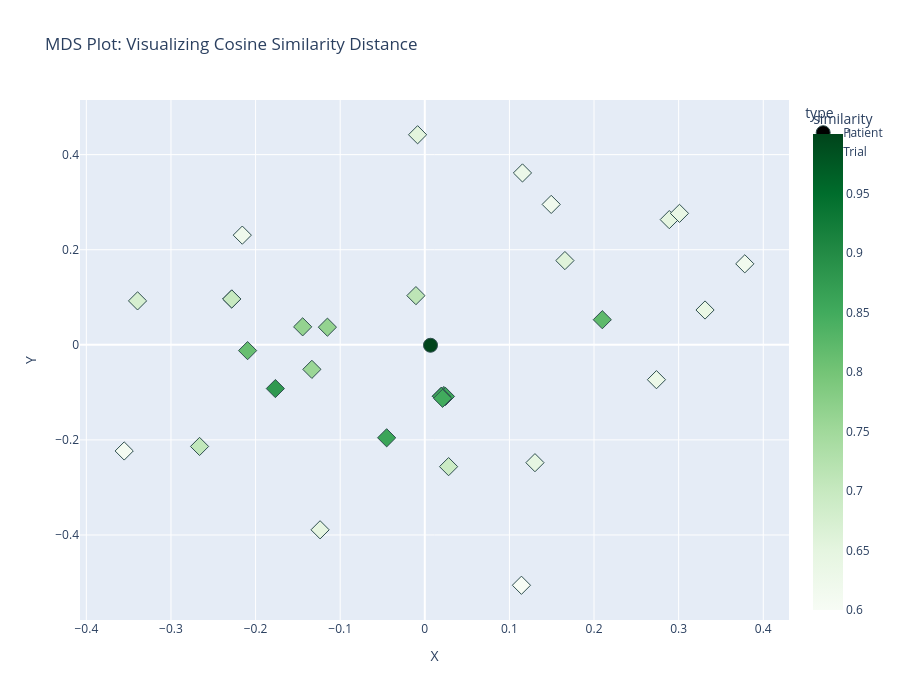

The cell this chart's notebook holds for it:
### Code cell
import plotly.express as px
from sklearn.manifold import MDS
from sklearn.metrics.pairwise import cosine_distances

# 1. Define specific trials to include and filter range
top_ids = ["NCT05978401", "NCT06685653", "NCT05652868"]
mask_ids = trial_df['nct_id'].isin(top_ids)
mask_range = trial_df['similarity'] >= 0.6

# 2. Combine specific trials with a random sample from the >=0.6 range
specific_trials = trial_df[mask_ids].copy()
remaining_pool = trial_df[mask_range & ~mask_ids]
random_sample = remaining_pool.sample(min(len(remaining_pool), 20))

sampled_trials = pd.concat([specific_trials, random_sample]).sort_values('similarity', ascending=False)

# 3. Prepare data for MDS
all_embeddings = np.vstack([
    target_patient_emb.reshape(1, -1), 
    np.stack(sampled_trials['embedding'].values)
])

# Calculate pairwise Cosine Distance (1 - Similarity)
dist_matrix = cosine_distances(all_embeddings)

# 4. Run MDS (Multidimensional Scaling)
# MDS attempts to place points such that 2D distances match original pairwise distances
mds = MDS(n_components=2, dissimilarity='precomputed', random_state=42, normalized_stress='auto')
coords = mds.fit_transform(dist_matrix)

# 5. Create a DataFrame for Plotting
plot_df = pd.DataFrame(coords, columns=['X', 'Y'])
plot_df['type'] = ['Patient'] + ['Trial'] * len(sampled_trials)
plot_df['similarity'] = [1.0] + sampled_trials['similarity'].tolist()
plot_df['title'] = ['Patient Summary'] + sampled_trials['title'].tolist()
plot_df['nct_id'] = ['N/A'] + sampled_trials['nct_id'].tolist()
plot_df['summary'] = [pats_df.iloc[9]['patient_summary']] + sampled_trials['this_space'].tolist()

# 6. Plot with Plotly
fig = px.scatter(
    plot_df, 
    x='X', 
    y='Y', 
    color='similarity', 
    symbol='type',
    hover_data=['title', 'nct_id', 'summary'],
    title='MDS Plot: Visualizing Cosine Similarity Distance',
    color_continuous_scale='Greens', 
    range_color=[0.6, 1.0],
    width=900,
    height=700
)

fig.update_traces(marker=dict(size=14, line=dict(width=1, color='DarkSlateGrey')))
fig.show()

### Figure 1 — Plotly figure (JSON) as saved in the notebook; plotly's stock layout.template omitted (floating-point values rounded to 4 significant figures)
{"data": [{"customdata": [["Patient Summary", "N/A", "Age: 60  \nSex: Male  \n\nCancer type: Non‑small cell lung cancer (NSCLC) – Adenocarcinoma, primary site left upper lobe  \n\nHistology: Moderately differentiated adenocarcinoma (predominantly acinar/tubular with focal lepidic)  \n\nCurrent extent: Metastatic (Stage IV, cT2a N2 M1c) – active extrathoracic disease includes adrenal, hepatic, osseous (L3 vertebra, left iliac bone) and pleural metastases; solitary left frontal brain metastasis treated with whole‑brain radiation and currently stable  \n\nBiomarkers:  \n• PD‑L1 TPS = 20 % (22C3)  \n• KRAS G12C mutation (exon 2)  \n• MET amplification (~8 copy number)  \n• TP53 R175H missense mutation  \n• STK11 loss  \n• CDKN2A homozygous deletion  \n• Low‑level PTEN loss  \n• EGFR wild‑type (no sensitising mutations)  \n• Intermediate tumor mutational burden (reported)  \n\nTreatment history:  \n# 3/2017 – ~7/2017: Platinum doublet – carboplatin AUC 5 plus pemetrexed 500 mg/m² IV q21 days (≈4 cycles). Best response: partial response of primary lung lesion (≈25 % decrease) but intracranial progression. Toxicities: Grade 3 neutropenia (managed with filgrastim).  \n# 8/2017 – early 2018: Docetaxel 75 mg/m² IV q21 days (later dose‑reduced to 60 mg/m² because of Grade 2 peripheral neuropathy). Received at least 3 cycles (documented third cycle 9/27/2017) and continued through early 2018 (total ≤6 cycles). Best response: extracranial disease stable; brain lesion continued to enlarge. Toxicities: peripheral neuropathy, managed with duloxetine/gabapentin.  \n# 12/2017 – 31/12/2017: Whole‑brain radiation therapy – 30 Gy in 10 fractions (delivered over two weeks). Completed late December 2017. Outcome: post‑therapy MRI showed stable treated lesion (size ~1.1 cm). Side effects: Grade 1 acute scalp dermatitis (resolved).  \n# Early 2018 (≈1/2018 – ~2/2018): Off‑label osimertinib 80 mg PO daily (clinical trial). Discontinued after ~4 weeks due to Grade 3 QTc prolongation (QTc ≈ 495 ms). QTc returned toward baseline (≈470 ms).  \n# Throughout 2018–mid 2019: Supportive care – prophylactic trimethoprim‑ sulfamethoxazole, filgrastim/pegfilgrastim as needed, management of hypertension and hyperlipidaemia.  \n# 6/2019 onward: No anticancer systemic therapy (all standard and experimental lines exhausted). Continued observation and symptom-directed care (thoracenteses for malignant pleural effusion).  \n\n"]], "hovertemplate": "type=Patient<br>X=%{x}<br>Y=%{y}<br>title=%{customdata[0]}<br>nct_id=%{customdata[1]}<br>summary=%{customdata[2]}<br>similarity=%{marker.color}<extra></extra>", "legendgroup": "Patient", "marker": {"color": [1.0], "coloraxis": "coloraxis", "line": {"color": "DarkSlateGrey", "width": 1}, "size": 14, "symbol": "circle"}, "mode": "markers", "name": "Patient", "orientation": "v", "showlegend": true, "type": "scatter", "x": [0.006726], "xaxis": "x", "y": [-0.0009583], "yaxis": "y"}, {"customdata": [["Safety, Tolerability, and Efficacy of GLS-012 and GLS-010 in Patients With Advanced Non-Small Cell Lung Cancer", "NCT05978401", "Age range allowed: 18-75 years. Sex allowed: All. Cancer type allowed: non‑small cell lung cancer. Histology allowed: non‑squamous. Cancer burden allowed: advanced (stage IIIB/IV) disease with at least one measurable extracranial lesion and no known central nervous system metastasis. Prior treatment required: NA. Prior treatment excluded: anti‑LAG‑3 antibody therapy; history of severe immunotherapy‑related toxicity to anti‑checkpoint inhibitor agents; prior grade ≥ 3 immune‑related adverse events not resolved to grade ≤ 1. Biomarkers required: Absence of identified oncogenic driver mutations (e.g., EGFR, ALK, ROS1, RET, MET exon 14 skipping, BRAFTV600E, KRAS G12C). Biomarkers excluded: NA."], ["Personalized Neoantigen MRNA Vaccine Combined with Adebrelimab in Non-Small Cell Lung Cancer Patients", "NCT06685653", "Age range allowed: 18-75 years. Sex allowed: Male and Female. Cancer type allowed: non‑small cell lung cancer. Histology allowed: any non‑small cell lung cancer histology. Cancer burden allowed: Unresectable locally advanced disease or recurrent/metastatic disease with at least one measurable solid tumour lesion per RECIST 1.1. Prior treatment required: Documented disease progression during or after first‑line platinum‑based chemotherapy (± concomitant immune checkpoint inhibition). Prior treatment excluded: Immune cell therapies or therapeutic tumour vaccines administered at any time. Biomarkers required: NA. Biomarkers excluded: Epidermal growth factor receptor activating mutation **or** Anaplastic lymphoma kinase rearrangement (other guideline‑approved driver alterations similarly excluded)."], ["Clinical Study of Antibody-Drug Conjugate MYTX-011 in Subjects With Non-Small Cell Lung Cancer", "NCT05652868", "Age range allowed: NA. Sex allowed: Both. Cancer type allowed: non small cell lung cancer. Histology allowed: non squamous non small cell lung carcinoma. Cancer burden allowed: locally advanced, recurrent, or metastatic disease not suitable for curative therapy. Prior treatment required: progression on at least 1 line of prior systemic therapy in the locally advanced/metastatic setting. Prior treatment excluded: NA. Biomarkers required: EGFR wild-type and high cMET expression by immunohistochemistry. Biomarkers excluded: NA."], ["Clinical Study of Antibody-Drug Conjugate MYTX-011 in Subjects With Non-Small Cell Lung Cancer", "NCT05652868", "Age range allowed: NA. Sex allowed: Both. Cancer type allowed: non small cell lung cancer. Histology allowed: non squamous or adenosquamous non small cell lung carcinoma. Cancer burden allowed: locally advanced, recurrent, or metastatic disease not suitable for curative therapy. Prior treatment required: progression on at least 1 line of prior systemic therapy in the locally advanced/metastatic setting. Prior treatment excluded: NA. Biomarkers required: EGFR wild-type and ultra low cMET expression by immunohistochemistry (does not meet criteria for higher expressions). Biomarkers excluded: NA."], ["Clinical Study of Antibody-Drug Conjugate MYTX-011 in Subjects With Non-Small Cell Lung Cancer", "NCT05652868", "Age range allowed: NA. Sex allowed: Both. Cancer type allowed: non small cell lung cancer. Histology allowed: non squamous non small cell lung carcinoma. Cancer burden allowed: locally advanced, recurrent, or metastatic disease not suitable for curative therapy. Prior treatment required: progression on at least 1 line of prior systemic therapy in the locally advanced/metastatic setting. Prior treatment excluded: NA. Biomarkers required: EGFR wild-type and intermediate cMET expression by immunohistochemistry. Biomarkers excluded: NA."], ["Clinical Study of Antibody-Drug Conjugate MYTX-011 in Subjects With Non-Small Cell Lung Cancer", "NCT05652868", "Age range allowed: NA. Sex allowed: Both. Cancer type allowed: non small cell lung cancer. Histology allowed: non squamous non small cell lung carcinoma. Cancer burden allowed: locally advanced, recurrent, or metastatic disease not suitable for curative therapy. Prior treatment required: progression on at least 1 line of prior systemic therapy in the locally advanced/metastatic setting. Prior treatment excluded: NA. Biomarkers required: EGFR wild-type and intermediate cMET expression by immunohistochemistry. Biomarkers excluded: NA."], ["Clinical Study of Antibody-Drug Conjugate MYTX-011 in Subjects With Non-Small Cell Lung Cancer", "NCT05652868", "Age range allowed: NA. Sex allowed: Both. Cancer type allowed: non small cell lung cancer. Histology allowed: non squamous or adenosquamous non small cell lung carcinoma. Cancer burden allowed: locally advanced, recurrent, or metastatic disease not suitable for curative therapy. Prior treatment required: progression on at least 1 line of prior systemic therapy in the locally advanced/metastatic setting. Prior treatment excluded: NA. Biomarkers required: EGFR wild-type and low cMET expression by immunohistochemistry (does not meet criteria for high or intermediate expression). Biomarkers excluded: NA."], ["Leflunomide or Combination of MEK Inhibitor and Hydroxychloroquine for Refractory Patients With RAS Mutations", "NCT06229340", "Age range allowed: 18-85 years. Sex allowed: both males and females (females must not be pregnant or nursing). Cancer type allowed: any solid tumor. Histology allowed: any histology confirming metastatic disease. Cancer burden allowed: stage IV metastatic disease with documented radiographic progression per RECIST 1.1 (patients with asymptomatic newly diagnosed or progressing brain metastases are permissible). Prior treatment required: at least three prior lines of standard systemic anticancer therapy. Prior treatment excluded: NA. Biomarkers required: documented KRAS, NRAS, or HRAS mutation in tumor tissue determined within the preceding 5 years. Biomarkers excluded: NA."], ["Surufatinib Combined With Tislelizumab in Advanced Lung Cancer With Neuroendocrine Differentiation", "NCT06414915", "Age range allowed: NA. Sex allowed: Both. Cancer type allowed: Non‑small cell lung cancer. Histology allowed: Any non‑small cell lung cancer histology. Cancer burden allowed: Unresectable stage IIIB‑IV disease with at least one measurable lesion per RECIST v1.1. Prior treatment required: Eligibility for first‑line single‑agent immunotherapy **or** documented progression after first‑line standard therapy. Prior treatment excluded: Prior anti‑VEGF/VEGFR‑targeted therapy and prior anti‑PD‑(L)1 antibody. Biomarkers required: CD56⁺ or Chromogranin A⁺ or Synaptophysin⁺. Biomarkers excluded: NA."], ["First in Human Study of EMB-07 in Locally Advanced/Metastatic Solid Tumors or Relapse/Refractory Lymphoma", "NCT05607498", "Age range allowed: ≥18 years. Sex allowed: All sexes. Cancer type allowed: Lung cancer. Histology allowed: Adenocarcinoma of the lung. Cancer burden allowed: Locally advanced unresectable or metastatic disease with measurable/evaluable disease per RECIST version 1.1. Prior treatment required: NA. Prior treatment excluded: Prior exposure to any ROR1‑targeted agent. Biomarkers required: NA. Biomarkers excluded: NA."], ["MOv19-BBz CAR T Cells in FRa+ Cancers", "NCT07116057", "Age range allowed: >= 18 years. Sex allowed: male and female. Cancer type allowed: non small cell lung cancer. Histology allowed: lung adenocarcinoma. Cancer burden allowed: metastatic or recurrent disease with cytologically/pathologically proven malignant pleural effusion; asymptomatic treated central nervous system metastases allowable if off steroids, no current CNS treatment, no progressive lesions on MRI, and no leptomeningeal disease or spinal cord compression. Prior treatment required: at least one prior line of standard‐of‑care systemic therapy for advanced disease. Prior treatment excluded: NA. Biomarkers required: follicate receptor α positive (Immunohistochemistry ≥ 10% of tumour cells) on archival tumour sample evaluated at designated laboratory. Biomarkers excluded: NA."], ["A Study of SGN-CEACAM5C in Adults With Advanced Solid Tumors", "NCT06131840", "Age range allowed: ≥18 years. Sex allowed: All. Cancer type allowed: non‑small cell lung cancer. Histology allowed: non‑small cell lung carcinoma. Cancer burden allowed: metastatic or unresectable solid tumor. Prior treatment required: NA. Prior treatment excluded: NA. Biomarkers required: NA. Biomarkers excluded: NA."], ["Papaverine and Stereotactic Body Radiotherapy (SBRT) for Non Small Cell Lung Cancer (NSCLC) or Lung Metastases", "NCT03824327", "Age range allowed: NA. Sex allowed: All. Cancer type allowed: lung metastasis from solid tumor. Histology allowed: metastatic solid tumor adenocarcinoma/carcinoma (unspecified primary). Cancer burden allowed: Single metastatic lung lesion measuring ≤5 cm suitable for stereotactic body radiotherapy without prior overlapping radiation fields. Prior treatment required: NA. Prior treatment excluded: NA. Biomarkers required: NA. Biomarkers excluded: NA."], ["Safety, Tolerability, and Efficacy of GLS-012 and GLS-010 in Patients With Advanced Non-Small Cell Lung Cancer", "NCT05978401", "Age range allowed: 18-75 years. Sex allowed: All. Cancer type allowed: non‑small cell lung cancer. Histology allowed: squamous. Cancer burden allowed: advanced (stage IIIB/IV) disease with at least one measurable extracranial lesion and no known central nervous system metastasis. Prior treatment required: NA. Prior treatment excluded: anti‑LAG‑3 antibody therapy; history of severe immunotherapy‑related toxicity to anti‑checkpoint inhibitor agents; prior grade ≥ 3 immune‑related adverse events not resolved to grade ≤ 1. Biomarkers required: Absence of identified oncogenic driver mutations (e.g., EGFR, ALK, ROS1, RET, MET exon 14 skipping, BRAF V600E, KRAS G12C). Biomarkers excluded: NA."], ["Clinical Study of Antibody-Drug Conjugate MYTX-011 in Subjects With Non-Small Cell Lung Cancer", "NCT05652868", "Age range allowed: NA. Sex allowed: Both. Cancer type allowed: non small cell lung cancer. Histology allowed: any non small cell lung carcinoma. Cancer burden allowed: locally advanced, recurrent, or metastatic disease not suitable for curative therapy. Prior treatment required: progression on at least 1 and no more than 3 lines of prior systemic therapy in the locally advanced/metastatic setting. Prior treatment excluded: NA. Biomarkers required: actionable epidermal growth factor receptor mutation and high or intermediate cMET expression by immunohistochemistry. Biomarkers excluded: NA."], ["Clinical Study of Antibody-Drug Conjugate MYTX-011 in Subjects With Non-Small Cell Lung Cancer", "NCT05652868", "Age range allowed: NA. Sex allowed: Both. Cancer type allowed: non small cell lung cancer. Histology allowed: any non small cell lung carcinoma. Cancer burden allowed: locally advanced, recurrent, or metastatic disease not suitable for curative therapy. Prior treatment required: progression on at least 1 and no more than 3 lines of prior systemic therapy in the locally advanced/metastatic setting. Prior treatment excluded: NA. Biomarkers required: actionable epidermal growth factor receptor mutation and high or intermediate cMET expression by immunohistochemistry. Biomarkers excluded: NA."], ["Clinical Study of Antibody-Drug Conjugate MYTX-011 in Subjects With Non-Small Cell Lung Cancer", "NCT05652868", "Age range allowed: NA. Sex allowed: Both. Cancer type allowed: non small cell lung cancer. Histology allowed: squamous non small cell lung carcinoma. Cancer burden allowed: locally advanced, recurrent, or metastatic disease not suitable for curative therapy. Prior treatment required: progression on at least 1 line of prior systemic therapy in the locally advanced/metastatic setting. Prior treatment excluded: NA. Biomarkers required: EGFR wild-type and any cMET expression by immunohistochemistry. Biomarkers excluded: NA."], ["APG-2449 in Patients With Advanced Solid Tumors", "NCT03917043", "Age range allowed: NA. Sex allowed: Both. Cancer type allowed: non small cell lung carcinoma. Histology allowed: non small cell lung carcinoma. Cancer burden allowed: Advanced or metastatic disease with at least one measurable lesion according to RECIST v1.1. Prior treatment required: Prior therapy with anaplastic lymphoma kinase or ros one receptor tyrosine kinase inhibitor (second‑generation alkylating inhibitor, ros·1 inhibitor, or third‑generation alka‐inhibitor such as lorlatinib) resulting in disease progression or intolerance. Prior treatment excluded: NA. Biomarkers required: ALK gene fusion positive or ROS1 gene fusion positive and phosphorylated focal adhesion kinase expression ≥ 10 % (as determined centrally). Biomarkers excluded: NA."], ["Effect of Olanzapine on Opioid Craving and Misuse Among Patients Receiving Opioids for Cancer-related Pain: A Pilot Double-Blind, Randomized Control Trial", "NCT06200181", "Age range allowed: ≥18 years. Sex allowed: Male and Female. Cancer type allowed: Any cancer. Histology allowed: Any histology. Cancer burden allowed: Diagnosed cancer pain requiring opioid therapy. Prior treatment required: Continuous opioid therapy for ≥7 days and active opioid use within the most recent 7 days. Prior treatment excluded: Current use of any antipsychotic medication. Biomarkers required: NA. Biomarkers excluded: NA."], ["A Phase I/II Study of Regorafenib Plus Avelumab in Solid Tumors", "NCT03475953", "Age range allowed: ≥ 18 years. Sex allowed: Both. Cancer type allowed: Hepatobiliary malignancy (cholangiocarcinoma, gallbladder carcinoma, hepatocellular carcinoma). Histology allowed: Carcinomas arising in biliary tree or liver. Cancer burden allowed: Advanced un resecat ble or metastatic disease. Prior treatment required: Minimum of one prior line of systemic therapy. Prior treatment excluded: Prior treatment with Avelumab or Regorofen ib; any prior anti‑PD‑1/L1/L2/CD137/CTLA‑4 antibody. Biomarkers required: For hepatocellular carcinoma – Child‑Pugh Class A liver function. Biomarkers excluded: None."], ["CD70-Targeted CAR-T Therapy in CD70-Positive Advanced Solid Tumors", "NCT07181720", "Age range allowed: ≥18 years. Sex allowed: Male and Female. Cancer type allowed: Solid tumors. Histology allowed: Any histology. Cancer burden allowed: Advanced or metastatic disease. Prior treatment required: Failure or intolerance to at least one standard second‑line therapy (tyrosine kinase inhibitor or poly adenosine diphosphate‑ribose polymerase inhibitor or anti‑angiogenic therapy) or disease progression/not tolerated surgery, chemotherapy, radiotherapy, or targeted therapy. Prior treatment excluded: Anti‑CD70 therapy. Biomarkers required: CD70‑positive tumor (IHC 3+ score) [assessment planned during screening]. Biomarkers excluded: NA."], ["PROPHET Study: ctDNA-Guided Personalized Induction Immunochemotherapy for NSCLC", "NCT06977074", "Age range allowed: NA. Sex allowed: both sexes. Cancer type allowed: non small cell lung cancer. Histology allowed: non squamous. Cancer burden allowed: stage IIA to stage IIIB resectable disease. Prior treatment required: NA. Prior treatment excluded: prior anti‑PD‑1 therapy or prior anti‑PD‑L1 therapy or prior CTLA‑4 therapy. Biomarkers required: epidermal growth factor receptor wild‑type and anaplastic lymphoma kinase wild‑type. Biomarkers excluded: NA."], ["A Study Comparing BL-B01D1 With Docetaxel in Patients With Unresectable Locally Advanced or Metastatic EGFR Wild-type Non-small Cell Lung Cancer", "NCT06382129", "Age range allowed: ≥18 years. Sex allowed: Male and Female. Cancer type allowed: non‑small cell lung cancer. Histology allowed: any non‑small cell lung carcinoma histology (excluding small cell or mixed small‑cell/neuroendocrine components). Cancer burden allowed: locally advanced unresectable disease or metastatic disease. Prior treatment required: documented prior anti‑Programmed Death Receptor‑1/Programmed Death Ligand‑1 monoclonal antibody therapy **and** prior platinum‑based chemotherapy (failure of both indicated). Prior treatment excluded: previous antibody‑drug conjugates incorporating topoisomerase I inhibiting payloads; previous antibodies or antibody‑drug conjugates directed against Epidermal Growth Factor Receptor or HER3. Biomarkers required: EGFR wild‑type status verified by tumor genetic testing (archival or fresh specimen permitted). Biomarkers excluded: EGFR L858R mutation or EGFR exon 19 deletion or EGFR T790M mutation."], ["A Clinical Study of Anti-CD70 UCAR-T in Relapsed or Refractory Solid Tumors", "NCT06383507", "Age range allowed: >=18 years. Sex allowed: Both. Cancer type allowed: solid tumor. Histology allowed: any histology. Cancer burden allowed: advanced or metastatic disease with at least one measurable lesion per RECIST version 1.1. Prior treatment required: failure of at least two prior systemic anticancer regimens for the current disease. Prior treatment excluded: prior anti‑CD70 therapy. Biomarkers required: CD70 positive (Immunohistochemistry intensity 2+ confirmed on tumor tissue). Biomarkers excluded: NA."], ["A Clinical Study to Evaluate the Safety, Tolerability, and Efficacy of QLC1101 in Combination With Other Therapies in the Treatment of Patients With Advanced Solid Tumors Harboring a KRAS G12D Mutation", "NCT06949761", "Age range allowed: NA. Sex allowed: All. Cancer type allowed: Solid tumor. Histology allowed: Any. Cancer burden allowed: Metastatic or unresectable disease. Prior treatment required: Failure of, intolerance to, unavailability of, or refusal of standard therapy for the patient's tumor type. Prior treatment excluded: Previous receipt of KRAS G12D–targeted inhibitors. Biomarkers required: Somatic KRAS G12D mutation (assessment performed at screening). Biomarkers excluded: NA."], ["Clinical Study of CVL006 Injection in Advanced Solid Tumors", "NCT06621615", "Age range allowed: 18-75 years. Sex allowed: Both. Cancer type allowed: Solid tumour with high tumor mutational burden. Histology allowed: Solid tumour with high tumor mutational burden. Cancer burden allowed: Locally advanced, recurrent, or metastatic disease. Prior treatment required: NA. Prior treatment excluded: NA. Biomarkers required: Tumor mutational burden‑High. Biomarkers excluded: NA."], ["NY-ESO-1-redirected T Cells in Patients With Advanced Melanoma and Sarcoma", "NCT06889766", "Age range allowed: ≥ 18 years. Sex allowed: Male and Female. Cancer type allowed: Sarcoma. Histology allowed: Any sarcoma. Cancer burden allowed: Advanced or metastatic disease. Prior treatment required: At least one line of standard therapy. Prior treatment excluded: NA. Biomarkers required: NY‑ESO‑1 positive (≥1⁺ staining in ≥50 % of tumor) and (HLA‑A*0201 positive or HLA‑A*0205 positive). Biomarkers excluded: NA."], ["Sacituzumab Tirumotecan (MK-2870) Versus Chemotherapy in Previously Treated Advanced or Metastatic Nonsquamous Non-small Cell Lung Cancer (NSCLC) With EGFR Mutations or Other Genomic Alterations (MK-2870-004)", "NCT06074588", "Age range allowed: ≥18 years. Sex allowed: both. Cancer type allowed: non‑small cell lung cancer. Histology allowed: non‑squamous. Cancer burden allowed: advanced (unresectable stage III) or metastatic disease. Prior treatment required: 1–2 prior lines of epidermal growth factor receptor tyrosine kinase inhibitor and 1 prior platinum‑based chemotherapy regimen after progression on EGFR TKI. Prior treatment excluded: prior Trop2‑targeted antibody‑drug conjugate; prior topoisomerase I‑containing antibody‑drug conjugate. Biomarkers required: EGFR exon 20 S768I point mutation. Biomarkers excluded: EGFR T790M mutation without prior third‑generation EGFR T KI."], ["A Clinical Study to Evaluate the Safety and Tolerability of AWT020 in Patients With Advanced Malignancies", "NCT06839105", "Age range allowed: ≥18 years. Sex allowed: Male and Female. Cancer type allowed: Various other advanced solid malignancies. Histology allowed: Histologically or cytologically confirmed malignant tumour of any tissue lineage. Cancer burden allowed: Advanced disease (unresectable or metastatic). Prior treatment required: Failure of, intolerance to, or lack of available standard treatment options. Prior treatment excluded: NA. Biomarkers required: NA. Biomarkers excluded: NA."], ["IP rmhTNF-NC + Tislelizumab + Palliat RT for GIT Tumor Malignant Ascites After Failed Std Tx", "NCT07196540", "Age range allowed: ≥ 18 years. Sex allowed: Male and Female. Cancer type allowed: Digestive system cancer (any primary site within the gastrointestinal tract, including oesophageal, gastric, duodenal, jejunal, ileal, colorectal, hepatic, pancreatobiliary origins). Histology allowed: NA. Cancer burden allowed: Large‑volume peritoneal metastatic lesions requiring palliation (abdominal mass long axis ≥ 5 cm or invasion of abdominal wall/intraperitoneal muscle) **and** moderate or greater malignant ascites (ascitic fluid depth ≥ 3 cm on supine US with associated symptomatic dyspnoea/distention/pain). Prior treatment required: None specifically mandated (patients may be receiving their first intraperitoneal therapy or may have progressed after prior intraperitoneal chemotherapy/biological response modifier). Prior treatment excluded: Prior exposure to tumour necrosis factor (TNF) or any TNF‑derived agent. Biomarkers required: NA. Biomarkers excluded: NA."], ["Recombinant Human Endostatin Combined With Envafolimab and Synchronal Radiochemotherapy", "NCT06279754", "Age range allowed: 18-70 years. Sex allowed: both. Cancer type allowed: non‑small cell lung cancer. Histology allowed: squamous. Cancer burden allowed: locally advanced unresectable stage III (American Joint Commission on Cancer 8th edition), at least one measurable lesion per RECIST 1.1, Eastern Cooperative Oncology Group performance status 0‑1. Prior treatment required: NA. Prior treatment excluded: prior PD‑1/PD‑L1 antibody therapy (anytime). Biomarkers required: NA. Biomarkers excluded: NA."], ["Personalized Neoantigen MRNA Vaccine Combined with Adebrelimab in Non-Small Cell Lung Cancer Patients", "NCT06685653", "Age range allowed: 18-75 years. Sex allowed: Male and Female. Cancer type allowed: non‑small cell lung cancer. Histology allowed: any non‑small cell lung cancer histology. Cancer burden allowed: Resectable stage IIB, IIIA, or IIIB (N2) disease that has undergone curative intent (R0) surgical resection with no radiographically evident disease postoperatively. Prior treatment required: Receipt of 3 to 4 cycles of neoadjuvant platinum‑containing doublet chemotherapy together with an immune checkpoint inhibitor; completion of definitive surgery achieving R0 resection; lack of major pathologic response (≤10% residual viable tumour). Prior treatment excluded: Immune cell therapies or therapeutic tumour vaccines administered at any time. Biomarkers required: NA. Biomarkers excluded: Epidermal growth factor receptor activating mutation **or** Anaplastic lymphoma kinase rearrangement (other guideline‑approved driver alterations similarly excluded)."]], "hovertemplate": "type=Trial<br>X=%{x}<br>Y=%{y}<br>title=%{customdata[0]}<br>nct_id=%{customdata[1]}<br>summary=%{customdata[2]}<br>similarity=%{marker.color}<extra></extra>", "legendgroup": "Trial", "marker": {"color": [0.8775, 0.8598, 0.8558, 0.8545, 0.8545, 0.8545, 0.8499, 0.8213, 0.8123, 0.7647, 0.7643, 0.757, 0.7133, 0.7073, 0.6993, 0.6993, 0.6935, 0.6756, 0.6588, 0.6541, 0.649, 0.6474, 0.6459, 0.6391, 0.6372, 0.6302, 0.6295, 0.6222, 0.6202, 0.6155, 0.608, 0.3911], "coloraxis": "coloraxis", "line": {"color": "DarkSlateGrey", "width": 1}, "size": 14, "symbol": "diamond"}, "mode": "markers", "name": "Trial", "orientation": "v", "showlegend": true, "type": "scatter", "x": [-0.1766, -0.04506, 0.02262, 0.02443, 0.01957, 0.01957, 0.02101, 0.2098, -0.2094, -0.1151, -0.1444, -0.1335, -0.0105, -0.2662, -0.2282, -0.2282, 0.02811, -0.3395, 0.1656, -0.008528, 0.2889, -0.1238, 0.1302, 0.301, 0.3312, 0.2738, 0.1154, -0.2157, 0.1494, 0.3782, -0.3553, 0.1142], "xaxis": "x", "y": [-0.09204, -0.1956, -0.1067, -0.1086, -0.1083, -0.1083, -0.1125, 0.05282, -0.01221, 0.03709, 0.0378, -0.05164, 0.1035, -0.2138, 0.09638, 0.09638, -0.2562, 0.09237, 0.1772, 0.4418, 0.2633, -0.3891, -0.2479, 0.2765, 0.07322, -0.07336, 0.3615, 0.2307, 0.2953, 0.1703, -0.2233, -0.5057], "yaxis": "y"}], "layout": {"coloraxis": {"cmax": 1, "cmin": 0.6, "colorbar": {"title": {"text": "similarity"}}, "colorscale": [[0, "rgb(247,252,245)"], [0.125, "rgb(229,245,224)"], [0.25, "rgb(199,233,192)"], [0.375, "rgb(161,217,155)"], [0.5, "rgb(116,196,118)"], [0.625, "rgb(65,171,93)"], [0.75, "rgb(35,139,69)"], [0.875, "rgb(0,109,44)"], [1, "rgb(0,68,27)"]]}, "height": 700, "legend": {"title": {"text": "type"}, "tracegroupgap": 0}, "title": {"text": "MDS Plot: Visualizing Cosine Similarity Distance"}, "width": 900, "xaxis": {"anchor": "y", "domain": [0, 1], "title": {"text": "X"}}, "yaxis": {"anchor": "x", "domain": [0, 1], "title": {"text": "Y"}}}}
